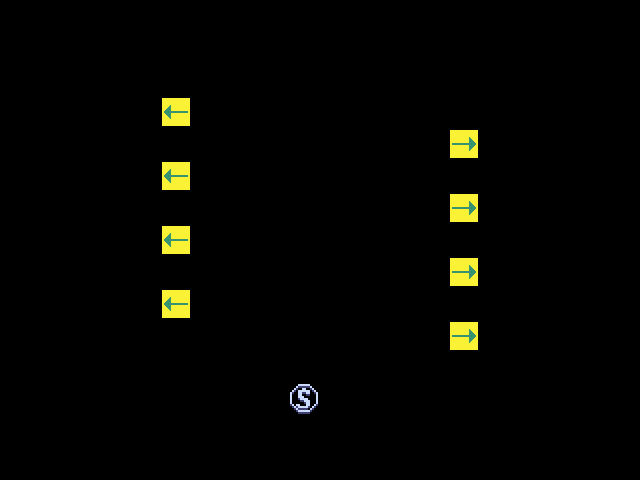

Below is a game level as drawn by its tile map, then a one-line description and the .tmx file that defines it, in full:
An orthogonal 20x15 tile map with 32x32 px tiles, 1 tile layer (object).

<map version="1.0" orientation="orthogonal" renderorder="right-down" width="20" height="15" tilewidth="32" tileheight="32" nextobjectid="1">
 <tileset firstgid="1" name="tileset" tilewidth="32" tileheight="32" tilecount="64" columns="8">
  <image source="tileset.png" width="256" height="256" />
 </tileset>
 <layer name="object" width="20" height="15">
  <data encoding="csv">
0,0,0,0,0,0,0,0,0,0,0,0,0,0,0,0,0,0,0,0,
0,0,0,0,0,0,0,0,0,0,0,0,0,0,0,0,0,0,0,0,
0,0,0,0,0,0,0,0,0,0,0,0,0,0,0,0,0,0,0,0,
0,0,0,0,0,13,0,0,0,0,0,0,0,0,0,0,0,0,0,0,
0,0,0,0,0,0,0,0,0,0,0,0,0,0,12,0,0,0,0,0,
0,0,0,0,0,13,0,0,0,0,0,0,0,0,0,0,0,0,0,0,
0,0,0,0,0,0,0,0,0,0,0,0,0,0,12,0,0,0,0,0,
0,0,0,0,0,13,0,0,0,0,0,0,0,0,0,0,0,0,0,0,
0,0,0,0,0,0,0,0,0,0,0,0,0,0,12,0,0,0,0,0,
0,0,0,0,0,13,0,0,0,0,0,0,0,0,0,0,0,0,0,0,
0,0,0,0,0,0,0,0,0,0,0,0,0,0,12,0,0,0,0,0,
0,0,0,0,0,0,0,0,0,0,0,0,0,0,0,0,0,0,0,0,
0,0,0,0,0,0,0,0,0,9,0,0,0,0,0,0,0,0,0,0,
0,0,0,0,0,0,0,0,0,0,0,0,0,0,0,0,0,0,0,0,
0,0,0,0,0,0,0,0,0,0,0,0,0,0,0,0,0,0,0,0
</data>
 </layer>
</map>
